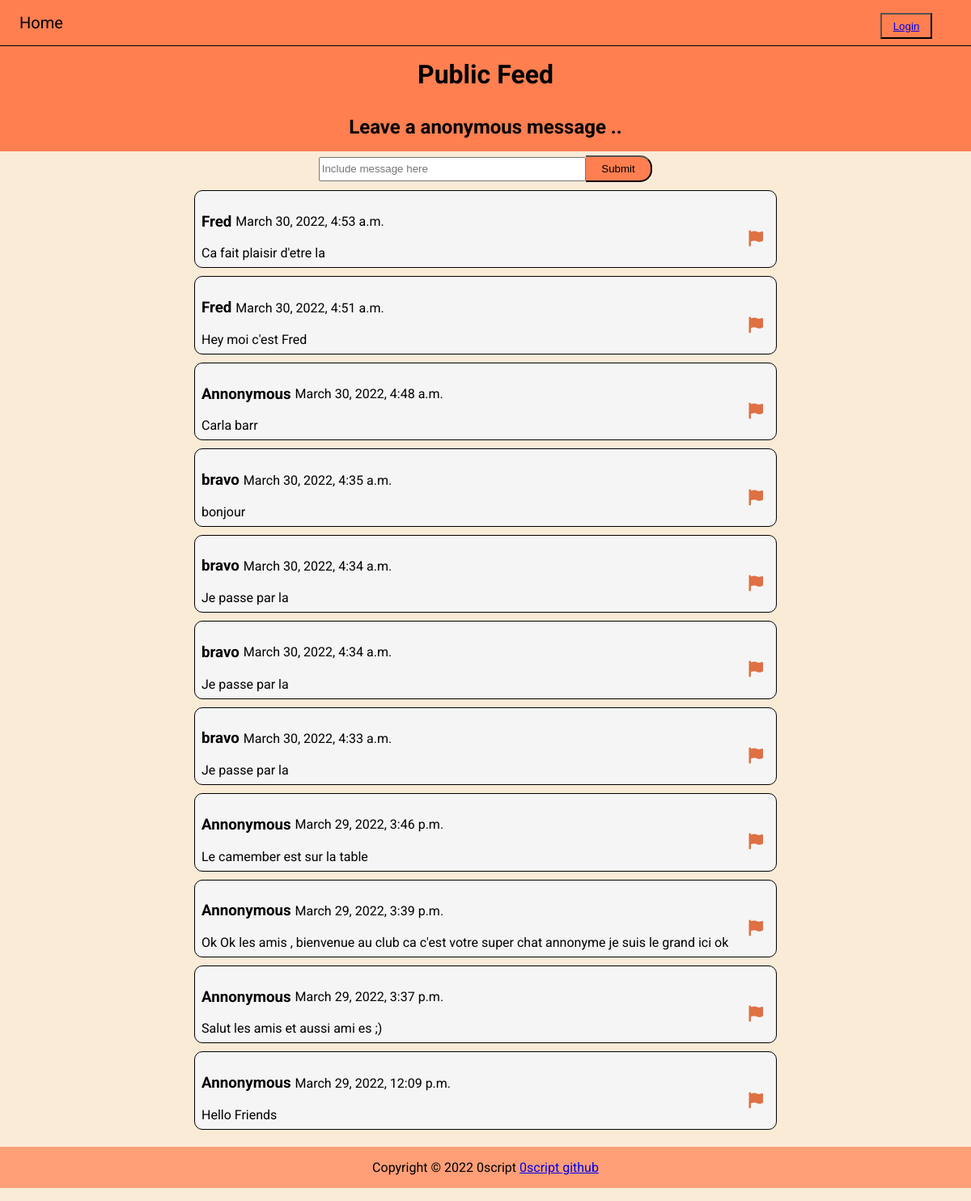
/, run on an earlier commit of the app's database.
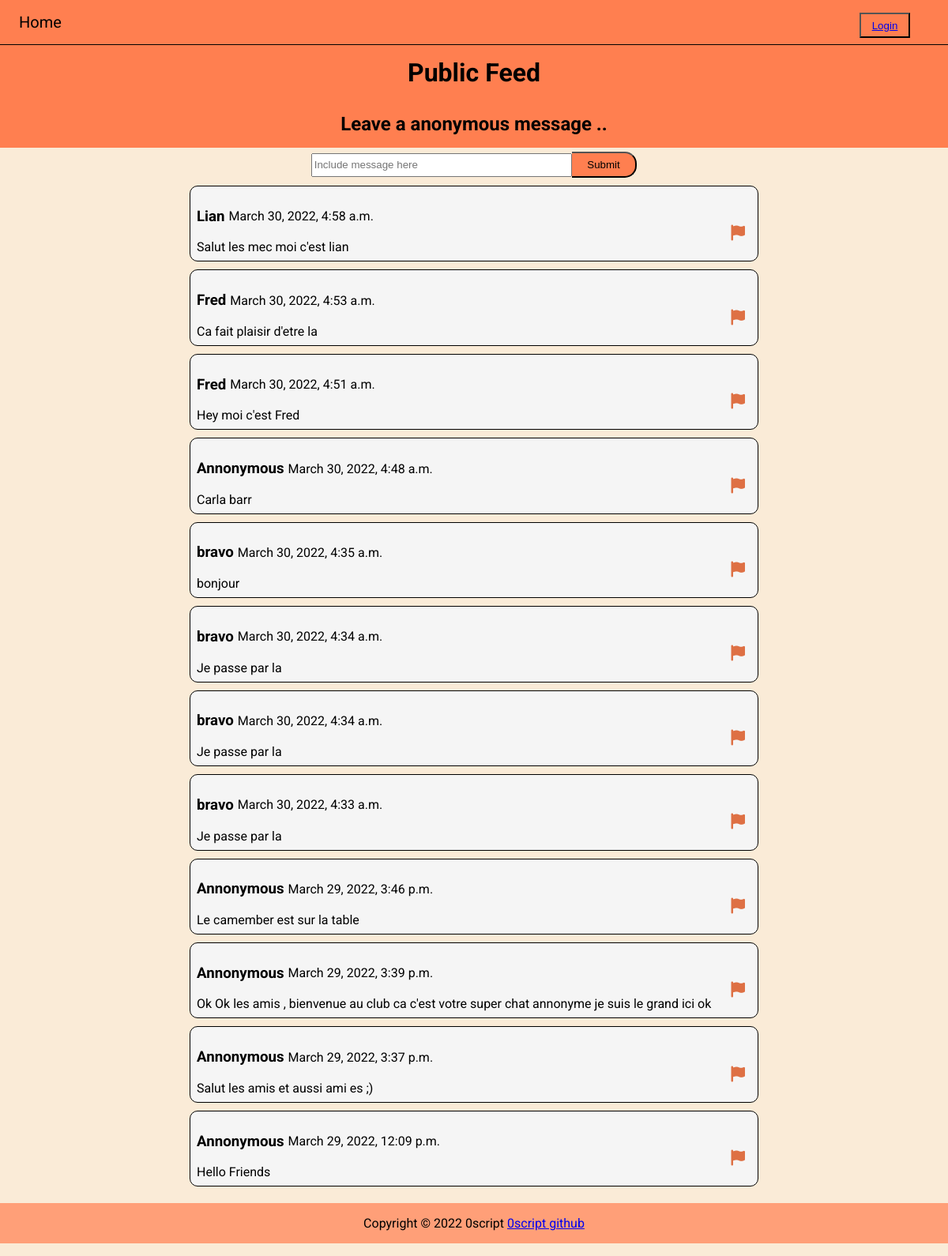
And on a later commit of the database.
### feedapp/models.py (models this page shows, shortened)
class Post(models.Model):
    user=models.ForeignKey(settings.AUTH_USER_MODEL, on_delete=models.CASCADE)
    text=models.CharField(max_length=280)
    date_posted=models.DateTimeField(auto_now_add=True)
    reported=models.BooleanField(default=False)
    hidden=models.BooleanField(default=False)
    date_hiden=models.DateTimeField(blank=True,null=True)
    hidden_by=models.ForeignKey(settings.AUTH_USER_MODEL,
        on_delete=models.CASCADE,
        blank=True,
        null=True,
        related_name='Mod Who Hide+')
    class Meta:
        permissions = [('can_hide_post', 'Can hide post')]

class User(AbstractUser):
    tel=models.CharField(max_length=30)
    pass

### feedapp/views.py (the view)
# urls.py: path('',index_view,name='index'),
def index_view(request,pk='',*args, **kwargs):
    template_name='feedapp/index.html'
    is_mod=False
    if request.user.is_authenticated:
        current_user=get_object_or_404(User,id=request.user.id)
        if is_moderator(request.user):
            is_mod=True
        user={
            'username':request.user.username,
            'id':request.user.id,
            'ismod':is_mod,
        }
    else:
        user={
            'username':'',
            'id':22,
            'ismod':False,
        }
    form=PostMsgForm(request.POST or None)
    posts=Post.objects.filter(hidden=False).order_by('-date_posted').all()
    if form.is_valid():
        Post.objects.create(text=form.cleaned_data['text'],user=User.objects.get(id=user['id']))
    else:
        form=PostMsgForm()
    context={
        'username':user['username'],
        'form':form,
        'ismod':user['ismod'],
        'posts':posts,
    }
    return render(request, template_name,context)

### feedapp/forms.py
class PostMsgForm(forms.Form):
    text=forms.CharField(
        max_length=255,
        required=True,
        label='',
        widget=forms.TextInput(
            attrs={
                'placeholder':'Include message here',
                'type':'input',
                'class':'message',
            }
        )
    )

### feedapp/templates/feedapp/index.html (shortened to what this page needs)
{% extends 'base.html' %}
    {% block main_title %}Public Feed{% endblock main_title %}
    {% block sub_title %}
        {% if user.username %}
            Leave a message {{ user.username }}
        {% else %}
            Leave a anonymous message ..
        {% endif %}
    {% endblock sub_title %}
    {% block content %}
        <div class="feed-container">
            {% include 'feedapp/postform.html' %}
            {%include 'feedapp/listpost.html' %}
    {% endblock %}

### feedapp/templates/feedapp/listpost.html (shortened to what this page needs)
<div class="contain-feed">
    {% for post in posts  %}
		{% if not post.hidden %}
			<div class="feed">
				<div class="message-header">
					<h3 class="message-title">
						{{post.user}}
					</h3>
					<p class="message-head-info">{{ post.date_posted }}</p>
				</div>
				<div class="message">
					{{ post.text }}
				</div>
				<button title="Report" class="report" id="{{ post.id }}" ><i class="fa-solid fa-flag"></i></button>
			</div>
		{% endif %}
	{% endfor %}

What changed in the data, as far as the page shows it:
added Post: user "Lian", date_posted "March 30, 2022, 4:58 a.m.", text "Salut les mec moi c'est lian"
